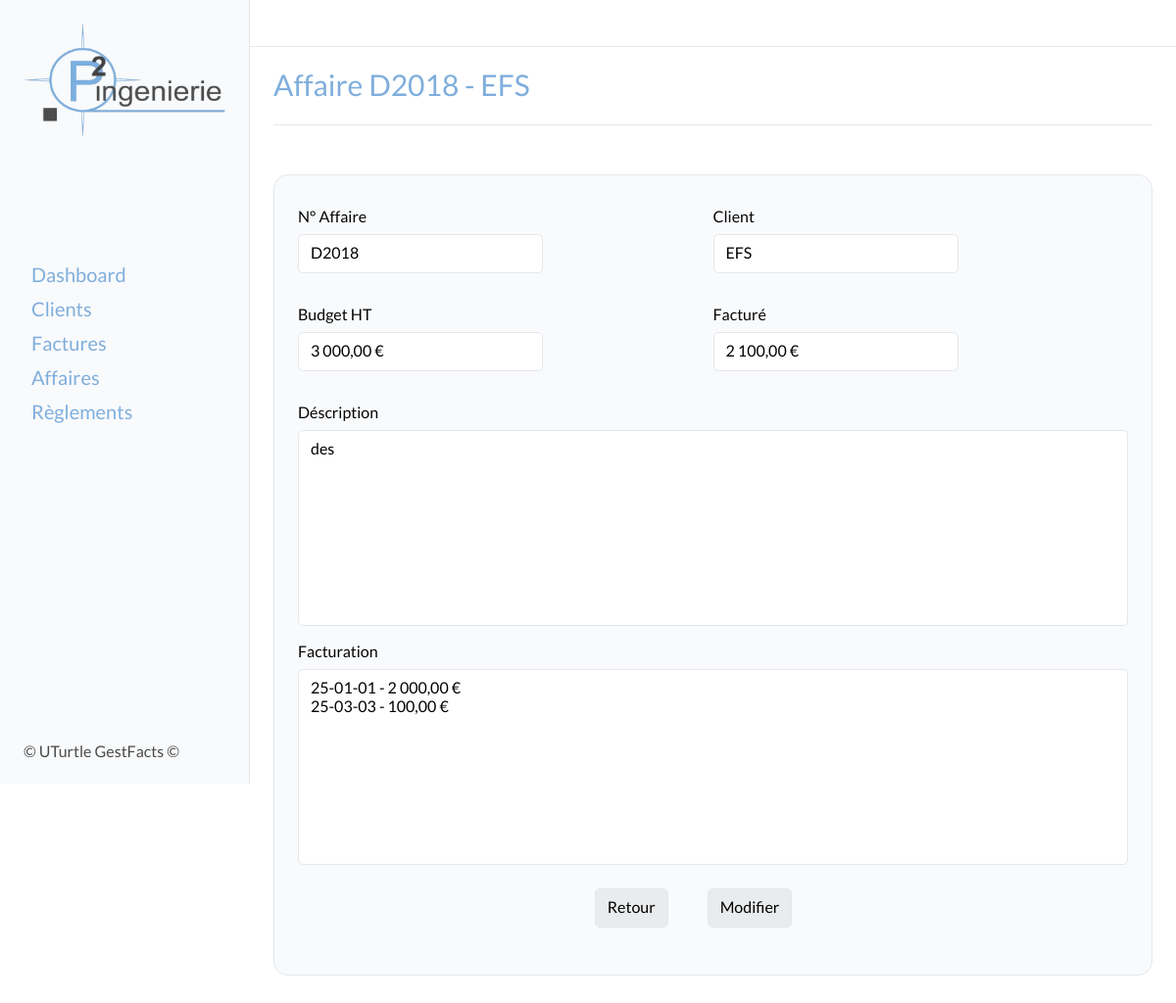
Screenshot of /affaires/1 with the database file from the repository.
### affaires/models.py (models this page shows, shortened)
class Affaire(models.Model):
    client = models.ForeignKey('clients.Client', on_delete=models.SET_NULL, null=True, related_name='affaires')
    client_entity_name = models.CharField(max_length=100, blank=True, null=True)
    affaire_number = models.CharField(max_length=10, unique=True, db_index=True)
    affaire_description = models.TextField(max_length=200)
    budget = models.DecimalField(max_digits=10, decimal_places=2)
    class Meta:
        verbose_name = "Affaire"
        verbose_name_plural = "Affaires"
    def formatted_budget(self):
        return f"{self.budget:,.2f} €".replace(",", " ").replace(".", ",")
    @property
    def total_facture_ht(self):
        return sum(facture.amount_ht for facture in self.invoices.all())
    def formatted_total_facture_ht(self):
        return f"{self.total_facture_ht:,.2f} €".replace(",", " ").replace(".", ",")

### clients/models.py (models this page shows, shortened)
class Client(models.Model):
    entity_name = models.CharField(max_length=100)
    address = models.CharField(max_length=200, blank=True, null=True)
    zip_code = models.CharField(max_length=5, blank=True, null=True)
    city = models.CharField(max_length=100, blank=True, null=True)
    contact = models.CharField(max_length=100, blank=True, null=True)
    phone_number = models.CharField(max_length=10, blank=True, null=True)
    email = models.EmailField(blank=True, null=True)
    class Meta:
        verbose_name = "Client"
        verbose_name_plural = "Clients"

### factures/models.py (models this page shows, shortened)
class Invoice(models.Model):
    TYPE_CHOICES = [
        ('facture', 'Facture'),
        ('avoir', 'Avoir'),
        ('proforma', 'Proforma'),
        ]
    STATUT_CHOICES = [
        ('a_payer', 'À payer'),
        ('partiellement_payee', 'Partiellement payée'),
        ('payee', 'Payée'),
        ('en_retard', 'En retard'),
        ('annulee', 'Annulée'),
    ]
    date = models.DateField()
    type = models.CharField(max_length=10, choices=TYPE_CHOICES, default='facture')
    affaire = models.ForeignKey('affaires.Affaire', on_delete=models.CASCADE, related_name="invoices")
    invoice_number = models.CharField(max_length=10, unique=True, db_index=True)
    client = models.ForeignKey('clients.Client', on_delete=models.SET_NULL, related_name='invoices', db_index=True, null=True)
    client_entity_name = models.CharField(max_length=100, blank=True, null=True)
    invoice_object = models.TextField(max_length=200)
    amount_ht = models.DecimalField(max_digits=10, decimal_places=2)
    vat_rate = models.DecimalField(max_digits=5, decimal_places=2, default=20.0)
    statut = models.CharField(max_length=20, choices=STATUT_CHOICES, default='a_payer')
    class Meta:
        verbose_name = "Facture"
        verbose_name_plural = "Factures"
    def formatted_amount_ht(self):
        return f"{self.amount_ht:,.2f} €".replace(",", " ").replace(".", ",")

### affaires/views.py (the view)
# urls.py: path('<int:pk>', affaire_detail, name='detail'),
def affaire_detail(request, pk):
    affaire_detail = get_object_or_404(Affaire, pk=pk)
    return render(request, 'pages/affaires/affaire_detail.html', {'affaire': affaire_detail})

### templates/pages/affaires/affaire_detail.html (shortened to what this page needs)
{% extends "base_form.html" %}
{% block content %}
<div class="title">
    <H2>Affaire {{ affaire.affaire_number }} - {{ affaire.client.entity_name }}</H2>
</div>
<section class="tableau">
    <div class="card">
        <div class="card-body">
            <div class="">
                <div>
                    <div class="form_categories">
                        <div class="form-group">
                            <p class="form-label">N° Affaire</p>
                            <p class="form-input">{{ affaire.affaire_number }}</p>
                        </div>
                        <div class="form-group">
                            <p class="form-label">Client</p>
                            <p class="form-input">{{ affaire.client.entity_name }}</p>
                        </div>
                    </div>
                    <div class="form_categories">
                        <div class="form-group">
                            <p class="form-label">Budget HT</p>
                            <p class="form-input">{{ affaire.formatted_budget }}</p>
                        </div>
                        <div class="form-group">
                            <p class="form-label">Facturé</p>
                            <p class="form-input">{{ affaire.formatted_total_facture_ht }}</p>
                        </div>
                    </div>
                    <div>
                        <p class="form-label">Déscription</p>
                        <p class="form-area">{{ affaire.affaire_description }}</p>
                    </div>
                    <div>
                        <p class="form-label">Facturation</p>
                        <div class="form-area">
                            {% for facture in affaire.invoices.all %}
                                <p>{{ facture.invoice_number }} - {{ facture.formatted_amount_ht }}</p>
                            {% endfor %}
                        </div>
                    </div>
                </div>
            </div>
            <div class="form_btn_group">
                <a href="{% url 'affaires:affaires' %}" class="form_btn">Retour</a>
                <a href="{% url 'affaires:modifier' affaire.pk %}" class="form_btn">Modifier</a>
            </div>
        </div>
    </div>
</section>
{% endblock content %}

### static/style.css (style rules this page uses)
:root { --light-grey: #F8FAFC; --bg-container: #fff; --border-color: #e5e7eb; --police: 'lato', sans-serif; --sidebar-size: 255px; --sidebar-color: #7FAEDC; --h2-size: 30px; --h2-weight: 500; --h2-line-height: 36px; --h2-color: #7FAEDC; --text-color: #050505; --th-color: rgb(71, 85, 105); --th-border-color: rgb(226, 232, 240); --td-color: rgb(100 116 139); --td-border-color: rgb(241 245 249); --tr-bg-hover: rgb(248 250 252); --mail-border-color: rgb(226 232 240); --adresse-color: rgb(100, 116, 139); --btn_new_color: #7FAEDC; --btn_new_hover: #a3cef9; --btn_delete_color: rgba(255, 144, 144, 0.915); --btn_delete_hover: rgba(255, 105, 105, 0.915); --svg-color: rgb(148 163 184); }
body { font-family: var(--police); }
.title { position: relative; display: flex; flex-direction: row; align-items: center; justify-content: space-between; padding-bottom: 24px; padding-top: 20px; padding-right: 24px; margin-top: 48px; }
.title::after { content: ""; position: absolute; bottom: 0px; width: 100%; height: 1px; background-color: var(--border-color); }
h2 { color: var(--h2-color); font-family: var(--police); font-size: var(--h2-size); font-weight: var(--h2-weight); line-height: var(--h2-line-height); }
.card { max-width: 900px; margin: 50px auto; background-color: var(--light-grey); border-radius: 15px; border: 1px solid var(--border-color); }
.card-body { padding: 24px; }
.form_categories { display: flex; align-items: center; align-content: center; justify-content: space-between; }
.form-group { display: flex; flex-direction: column; margin-bottom: 16px; width: 100%; position: relative; }
.form-label { color: var(--text-color); line-height: var(--h2-line-height); }
.form-input { max-width: 250px; height: 40px; border: 1px solid var(--border-color); border-radius: 5px; padding-left: 12px; padding-right: 12px; padding-top: 8px; padding-bottom: 8px; margin-bottom: 8px; background-color: #fff; }
.form_btn_group { display: flex; align-items: center; justify-content: center; margin-top: 24px; margin-bottom: 24px; }
.form_btn_group a { margin-right: 40px; }
.form_btn { cursor: pointer; height: 40px; border: 1px solid var(--border-color); border-radius: 5px; padding-left: 12px; padding-right: 12px; padding-top: 8px; padding-bottom: 8px; background-color: #d0d3d063; }
.form-area { width: 100%; height: 200px; resize: none; border: 1px solid var(--border-color); border-radius: 5px; padding-left: 12px; padding-right: 12px; padding-top: 8px; padding-bottom: 8px; margin-bottom: 8px; background-color: #fff; }
.tableau { width: 100%; padding-bottom: 8px; scrollbar-width: thin; }
a { color: black; }

### rows the page displays
Affaire: affaire_number "D2018", client.entity_name "EFS", formatted_budget "3 000,00 €", formatted_total_facture_ht "2 100,00 €", affaire_description "des"
Invoice: invoice_number "25-01-01", formatted_amount_ht "2 000,00 €"
Invoice: invoice_number "25-03-03", formatted_amount_ht "100,00 €"
